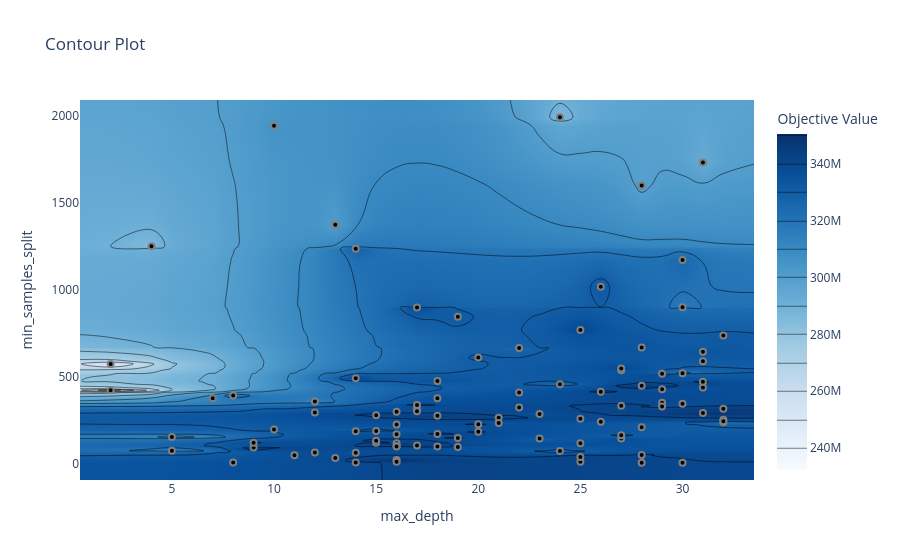

Source (notebook cell):
### Code cell
plot_contour(study, params=["max_depth", "min_samples_split"])

### Figure 1 — Plotly figure (JSON) as saved in the notebook; plotly's stock layout.template omitted (floating-point values rounded to 4 significant figures; data arrays with more than 128 entries replaced by an {"elided": "..."} marker saying what was removed)
{"data": [{"colorbar": {"title": {"text": "Objective Value"}}, "colorscale": [[0, "rgb(247,251,255)"], [0.125, "rgb(222,235,247)"], [0.25, "rgb(198,219,239)"], [0.375, "rgb(158,202,225)"], [0.5, "rgb(107,174,214)"], [0.625, "rgb(66,146,198)"], [0.75, "rgb(33,113,181)"], [0.875, "rgb(8,81,156)"], [1, "rgb(8,48,107)"]], "connectgaps": true, "contours": {"coloring": "heatmap"}, "hoverinfo": "none", "line": {"smoothing": 1.3}, "reversescale": false, "type": "contour", "x": [0.5, 2, 4, 5, 7, 8, 9, 10, 11, 12, 13, 14, 15, 16, 17, 18, 19, 20, 21, 22, 23, 24, 25, 26, 27, 28, 29, 30, 31, 32, 33.5], "y": [-95.5, 4, 5, 9, 10, 19, 31, 37, 47, 48, 62, 63, 71, 73, 91, 94, 97, 101, 103, 116, 119, 131, 143, 147, 152, 162, 168, 170, 182, 186, 187, 195, 209, 224, 225, 233, 237, 240, 243, 251, 258, 263, 275, 277, 284, 291, 293, 297, 300, 314, 315, 322, 328, 332, 337, 344, 349, 357, 375, 391, 408, 413, 422, 427, 437, 448, 456, 471, 475, 490, 517, 520, 537, 547, 573, 588, 610, 643, 665, 668, 737, 768, 845, 898, 899, 1018, 1172, 1237, 1251, 1375, 1601, 1734, 1945, 1994, 2094.0], "z": {"elided": "95x31 float values"}}, {"marker": {"color": "black", "line": {"color": "Gray", "width": 2}}, "mode": "markers", "name": "Feasible Trial", "showlegend": false, "type": "scatter", "x": [30, 14, 17, 5, 32, 25, 14, 4, 19, 31, 24, 25, 26, 32, 22, 28, 21, 28, 10, 28, 32, 22, 20, 23, 17, 27, 27, 30, 29, 25, 26, 21, 30, 17, 19, 24, 14, 26, 8, 30, 2, 16, 16, 15, 12, 20, 24, 18, 12, 32, 22, 18, 16, 12, 15, 8, 15, 13, 16, 9, 5, 9, 10, 7, 31, 28, 31, 29, 27, 31, 29, 27, 28, 32, 31, 25, 28, 30, 29, 25, 2, 23, 11, 27, 31, 18, 18, 18, 19, 20, 17, 16, 16, 14, 16, 15, 13, 14, 17, 16], "y": [1172, 490, 898, 152, 315, 10, 1237, 1251, 845, 437, 1994, 37, 413, 237, 665, 4, 263, 668, 1945, 1601, 251, 322, 610, 143, 103, 332, 537, 899, 349, 768, 1018, 233, 520, 314, 147, 456, 62, 240, 391, 4, 573, 116, 224, 119, 357, 182, 71, 475, 293, 737, 408, 170, 101, 63, 277, 5, 187, 1375, 297, 91, 73, 119, 195, 375, 291, 448, 643, 427, 547, 471, 328, 143, 48, 243, 1734, 116, 209, 344, 517, 258, 422, 284, 47, 162, 588, 275, 97, 375, 94, 225, 300, 19, 9, 5, 168, 131, 31, 186, 337, 97]}, {"marker": {"color": "#cccccc", "line": {"color": "Gray", "width": 2}}, "mode": "markers", "name": "Infeasible Trial", "showlegend": false, "type": "scatter", "x": [], "y": []}], "layout": {"title": {"text": "Contour Plot"}, "xaxis": {"range": [0.5, 33.5], "title": {"text": "max_depth"}}, "yaxis": {"range": [-95.5, 2094.0], "title": {"text": "min_samples_split"}}}}
